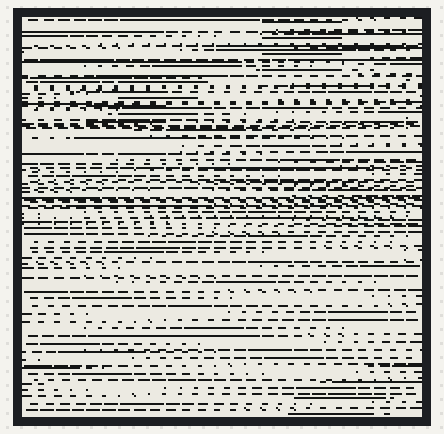
Recording of a sketch running on a simulated Arduino Uno, built for the host (arithmetic inside an expression is 32-bit, double 64-bit). Parts: 200×200 one-colour display. What the sketch prints to the serial monitor is not drawn.

Above: at 2.1 s.
At 3.1 s:
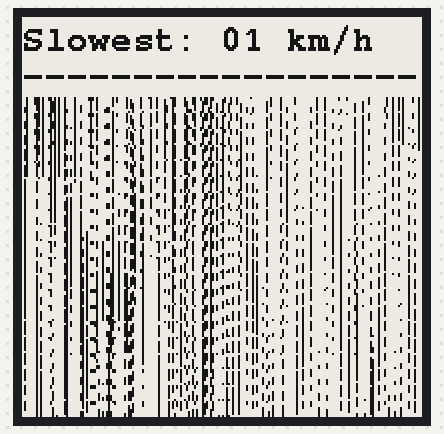
At 3.6 s:
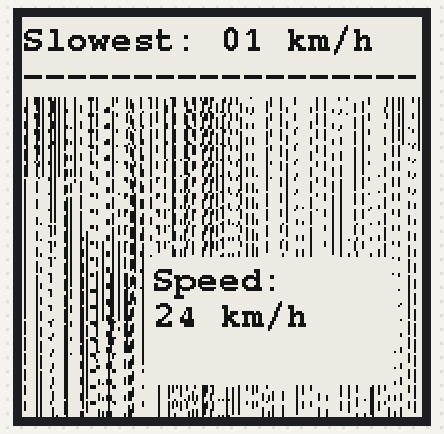
At 12.1 s:
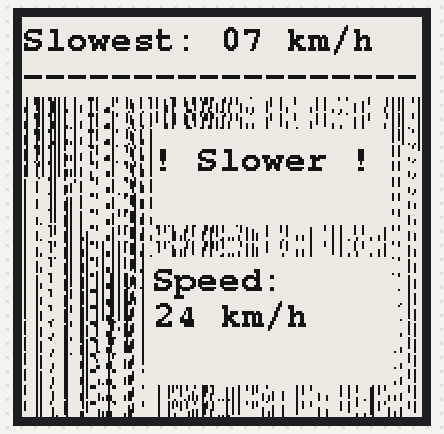
At 21.1 s:
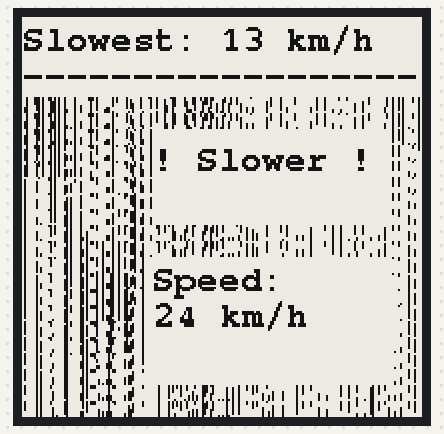
At 37.7 s:
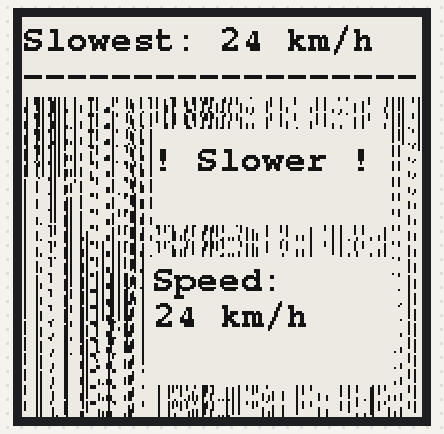

The sketch:

PartialUpdateTest.ino
```cpp
// PartialUpdateTest : example for Waveshare 1.54", 2.31" and 2.9" e-Paper and the same e-papers from Dalian Good Display Inc.
//
// Created by Jean-Marc Zingg based on demo code from Good Display for GDEP015OC1.
//
// The e-paper displays are available from:
//
// https://www.aliexpress.com/store/product/Wholesale-1-54inch-E-Ink-display-module-with-embedded-controller-200x200-Communicate-via-SPI-interface-Supports/216233_32824535312.html
//
// http://www.buy-lcd.com/index.php?route=product/product&path=2897_8363&product_id=35120
// or https://www.aliexpress.com/store/product/E001-1-54-inch-partial-refresh-Small-size-dot-matrix-e-paper-display/600281_32815089163.html
//

// Supporting Arduino Forum Topics:
// Waveshare e-paper displays with SPI: http://forum.arduino.cc/index.php?topic=487007.0
// Good Dispay ePaper for Arduino : https://forum.arduino.cc/index.php?topic=436411.0

// mapping from Waveshare 2.9inch e-Paper to Wemos D1 mini
// BUSY -> D2, RST -> D4, DC -> D3, CS -> D8, CLK -> D5, DIN -> D7, GND -> GND, 3.3V -> 3.3V

// mapping example for AVR, UNO, NANO etc.
// BUSY -> 7, RST -> 9, DC -> 8, C S-> 10, CLK -> 13, DIN -> 11

// include library, include base class, make path known
#include <GxEPD.h>

// select the display class to use, only one
#include <GxGDEP015OC1/GxGDEP015OC1.cpp>

#include <GxIO/GxIO_SPI/GxIO_SPI.cpp>
#include <GxIO/GxIO.cpp>

// FreeFonts from Adafruit_GFX
#include <Fonts/FreeMonoBold9pt7b.h>
#include <Fonts/FreeMonoBold12pt7b.h>

//#include GxEPD_BitmapExamples

// pins_arduino.h, e.g. AVR
//#define PIN_SPI_SS    (10)
//#define PIN_SPI_MOSI  (11)
//#define PIN_SPI_MISO  (12)
//#define PIN_SPI_SCK   (13)

GxIO_Class io(SPI, SS, 8, 9);
GxEPD_Class display(io);


#if defined(_GxGDEP015OC1_H_)
const uint32_t partial_update_period_s = 1;
const uint32_t full_update_period_s = 6 * 60 * 60;
#elif defined(_GxGDE0213B1_H_) || defined(_GxGDEH029A1_H_) || defined(_GxGDEW042T2_H_)
const uint32_t partial_update_period_s = 2;
const uint32_t full_update_period_s = 1 * 60 * 60;
#endif

uint32_t start_time;
uint32_t next_time;
uint32_t previous_time;
uint32_t previous_full_update;

uint32_t total_seconds = 0;
uint32_t seconds, minutes, hours, days;

#include "BitmapGraphics.h"

void setup(void)
{
  Serial.begin(115200);
  Serial.println();
  Serial.println("setup");
  //display.init(115200); // enable diagnostic output on Serial
  display.init(); // disable diagnostic output on Serial
  Serial.println("setup done");
  display.setTextColor(GxEPD_BLACK);
  display.setRotation(0);
  // draw background


  // cope with code size limitation
  display.drawExampleBitmap(BitmapExample1, sizeof(BitmapExample1));
  display.setFont(&FreeMonoBold9pt7b);

  // partial update to full screen to preset for partial update of box window
  // (this avoids strange background effects)
  display.drawExampleBitmap(BitmapExample1, sizeof(BitmapExample1), GxEPD::bm_default | GxEPD::bm_partial_update);
  start_time = next_time = previous_time = previous_full_update = millis();
  display.setRotation(1);
}

void loop()
{
  uint32_t actual = millis();
  while (actual < next_time)
  {
    // the "BlinkWithoutDelay" method works also for overflowed millis
    if ((actual - previous_time) > (partial_update_period_s * 1000))
    {
      //Serial.print(actual - previous_time); Serial.print(" > "); Serial.println(partial_update_period_s * 1000);
      break;
    }
    delay(100);
    actual = millis();
  }
  //Serial.print("actual: "); Serial.print(actual); Serial.print(" previous: "); Serial.println(previous_time);
  if ((actual - previous_full_update) > full_update_period_s * 1000)
  {

    display.drawExampleBitmap(BitmapExample1, sizeof(BitmapExample1));
    display.drawExampleBitmap(BitmapExample1, sizeof(BitmapExample1), GxEPD::bm_default | GxEPD::bm_partial_update);

    previous_full_update = actual;
  }
  previous_time = actual;
  next_time += uint32_t(partial_update_period_s * 1000);
  total_seconds += partial_update_period_s;
  seconds = total_seconds % 60;
  minutes = (total_seconds / 60) % 60;
  hours = (total_seconds / 3600) % 24;
  days = (total_seconds / 3600) / 24;

  showPartialUpdate_AVR();
  showPartialUpdate_AVR2();
  showPartialUpdate_AVR3();

}

void print02d(uint32_t d)
{
  if (d < 10) display.print("0");
  display.print(d);
}

void drawCallback()
{
  uint16_t box_x = 0;
  uint16_t box_y = 0;
  uint16_t box_w = 200;
  uint16_t box_h = 40;
  uint16_t cursor_y = box_y + 16;
  display.fillRect(box_x, box_y, box_w, box_h, GxEPD_WHITE);
  display.setCursor(box_x, cursor_y);
  //display.print("7"); display.print("d "); print02d(hours); display.print(":"); print02d(minutes); display.print(":"); print02d(seconds);
  display.print("Slowest: ");
  print02d(seconds);
  display.print(" km/h \n");
  display.print("-----------------------");
}

void drawCallback2()
{
  uint16_t box_x = 65;
  uint16_t box_y = 120;
  uint16_t box_w = 120;
  uint16_t box_h = 60;
  uint16_t cursor_y = box_y + 16;
  display.fillRect(box_x, box_y, box_w, box_h, GxEPD_WHITE);
  display.setCursor(box_x, cursor_y);
  display.print("Speed: \n");
  display.print("27 km/24 km/h");

}

void drawCallback3()
{
  uint16_t box_x = 65;
  uint16_t box_y = 60;
  uint16_t box_w = 120;
  uint16_t box_h = 40;
  uint16_t cursor_y = box_y + 16;
  display.fillRect(box_x, box_y, box_w, box_h, GxEPD_WHITE);
  display.setCursor(box_x, cursor_y);
  display.print("! Slower !\n");

}

void showPartialUpdate_AVR()
{
  uint16_t box_x = 0;
  uint16_t box_y = 0;
  uint16_t box_w = 200;
  uint16_t box_h = 40;
  uint16_t cursor_y = box_y + 14;
  display.drawPagedToWindow(drawCallback, box_x, box_y, box_w, box_h);
}

void showPartialUpdate_AVR2()
{
  uint16_t box_x = 65;
  uint16_t box_y = 120;
  uint16_t box_w = 120;
  uint16_t box_h = 60;
  uint16_t cursor_y = box_y + 14;
  display.drawPagedToWindow(drawCallback2, box_x, box_y, box_w, box_h);
}

void showPartialUpdate_AVR3()
{
  uint16_t box_x = 65;
  uint16_t box_y = 60;
  uint16_t box_w = 120;
  uint16_t box_h = 40;
  uint16_t cursor_y = box_y + 14;
  display.drawPagedToWindow(drawCallback3, box_x, box_y, box_w, box_h);
}
```

Source omitted: mapGraphics.h (data table, 235068 bytes)

Measured:
- what the display in image 1 shows lasts 0.5 s, from 3.1 s to 3.6 s
